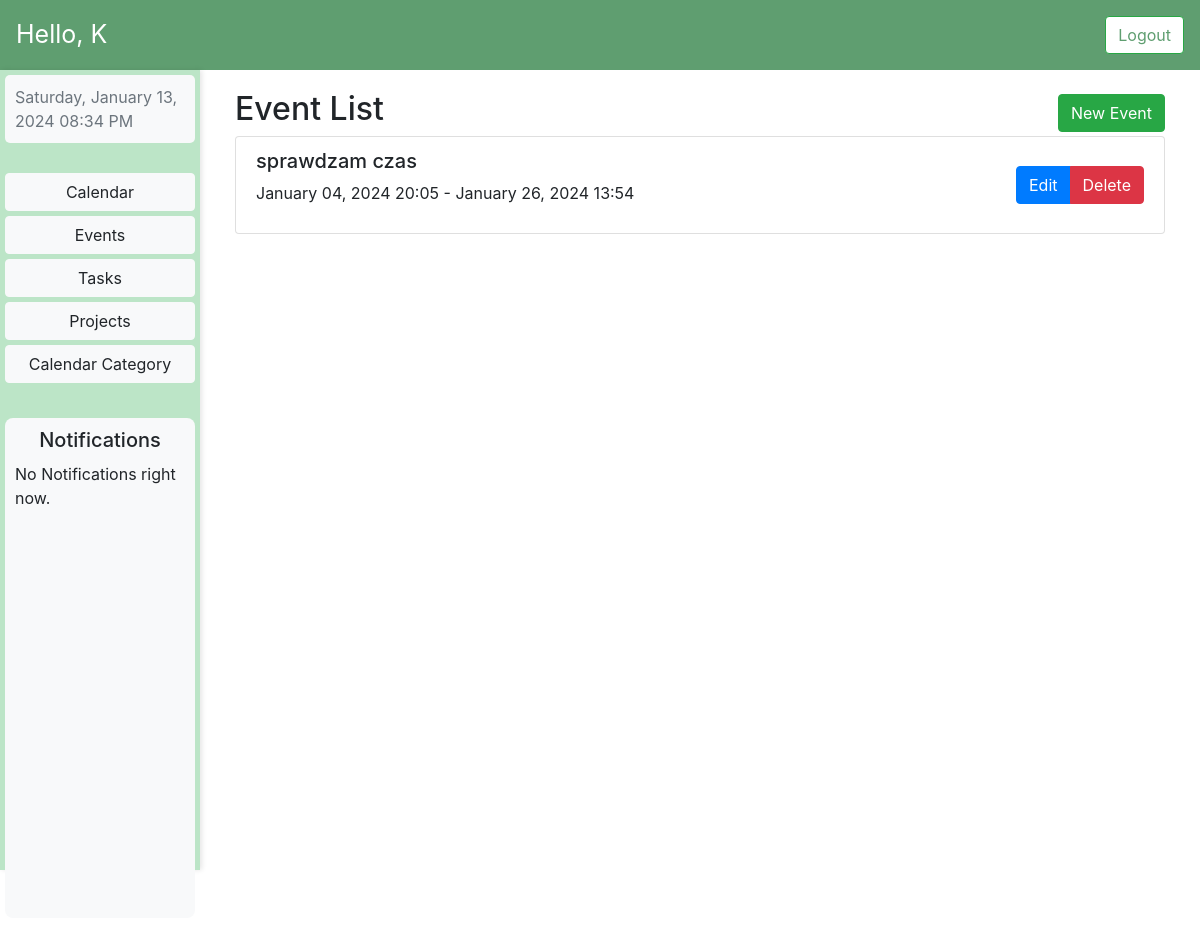
Page /events/ (signed in) on the earlier database version.
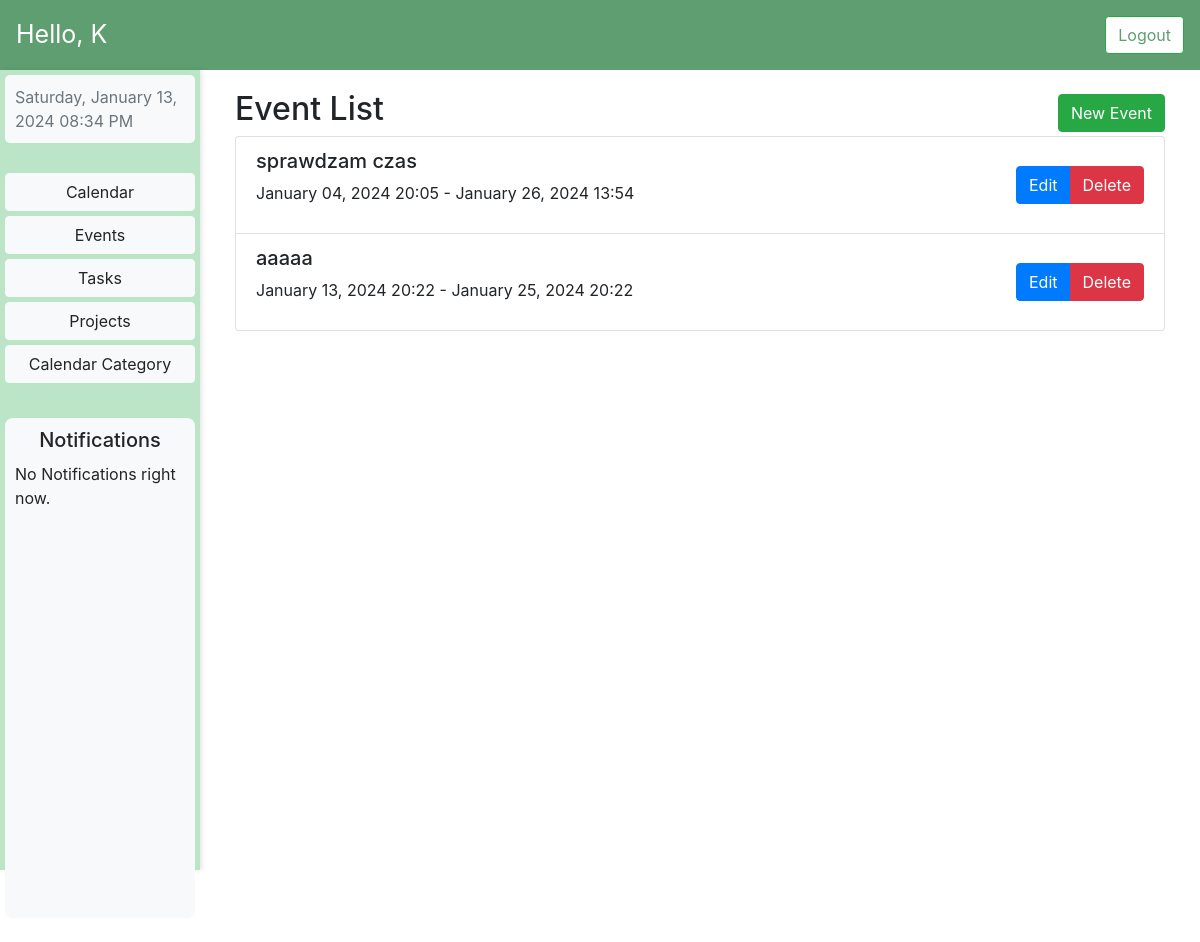
Same page on the later database version.
### MyCalendar/models.py (models this page shows)
class Event(models.Model):
    user = models.ForeignKey(User, on_delete=models.CASCADE)
    title = models.CharField(max_length=200)
    description = models.TextField(blank=True)
    start_date = models.DateTimeField(default=timezone.now)
    end_date = models.DateTimeField(default=timezone.now() + timezone.timedelta(hours=1))
    calendar = models.ForeignKey(Calendar, on_delete=models.CASCADE)
    notification = models.TimeField(default=timezone.timedelta(hours=1))

### MyCalendar/views.py (the view)
# urls.py: path('events/', events_view, name='events'),
def events_view(request):
    template_name = 'events.html'
    now = timezone.now()
    events = Event.objects.filter(user=request.user, end_date__gt=now)
    context = {'object_list': events}
    return render(request, template_name, context)

### MyCalendar/context_processors.py (called while the page is built, shortened)
def global_notifications(request):
    notifications = []
    if request.user.is_authenticated:
        projects = Project.objects.filter(user=request.user, completed=False)
        current_date = timezone.now().date()
        for project in projects:
            if project.end_date and current_date <= project.end_date <= current_date + timedelta(days=1):
                notification = {
                    'title': 'Project is ending soon.',
                    'content': f'Title: {project.title} <br> End Date: {project.end_date.strftime("%B %d, %Y")}',
                }
                notifications.append(notification)
        events = Event.objects.filter(user=request.user, end_date__gte=timezone.now(), start_date__gte=timezone.now())
    return {'global_notifications': notifications}

### templates/events.html (shortened to what this page needs)
{% extends 'dashboard.html' %}
{% load static %}
{% block styles %}
    <link rel="stylesheet" type="text/css" href="{% static 'css/dashboard.css' %}">
    <link href="{% static 'calender/main.css' %}" rel="stylesheet" />
{% endblock %}
{% block dynamic_content %}
    <div class="row mar">
         <div class="col-md-12">
             <div class="d-flex justify-content-between align-items-center">
                <h2 class="mr-auto">Event List</h2>
                <a href="{% url 'add_event' %}" class="btn btn-success ml-auto">New Event</a>
            </div>
            <ul class="list-group">
                {% for event in object_list  %}
                    <li class="list-group-item">
                        <div class="d-flex justify-content-between align-items-center">
                            <div>
                                <h5>{{ event.title }}</h5>
                                <p>{{ event.start_date|date:"F d, Y H:i" }} - {{ event.end_date|date:"F d, Y H:i" }}</p>
                            </div>
                            <div class="btn-group" role="group" aria-label="Event Actions">
                                <a href="{% url 'edit_event' event.id %}" class="btn btn-primary">Edit</a>
                                <a href="{% url 'delete_event' event.id %}" class="btn btn-danger">Delete</a>
                            </div>
                        </div>
                    </li>
                {% empty %}
                    <p>No Events Found</p>
                {% endfor %}
            </ul>
        </div>
    </div>
{% endblock %}

Differences in the rows shown:
added Event: title "aaaaa", start_date "January 13, 2024 20:22", end_date "January 25, 2024 20:22"
